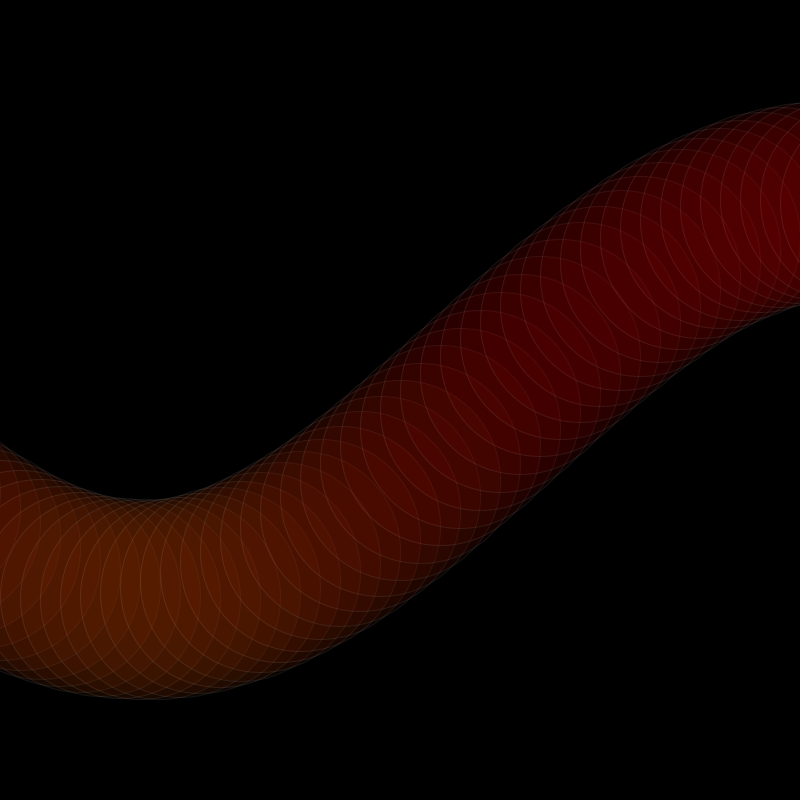
Frame 1 (no input)
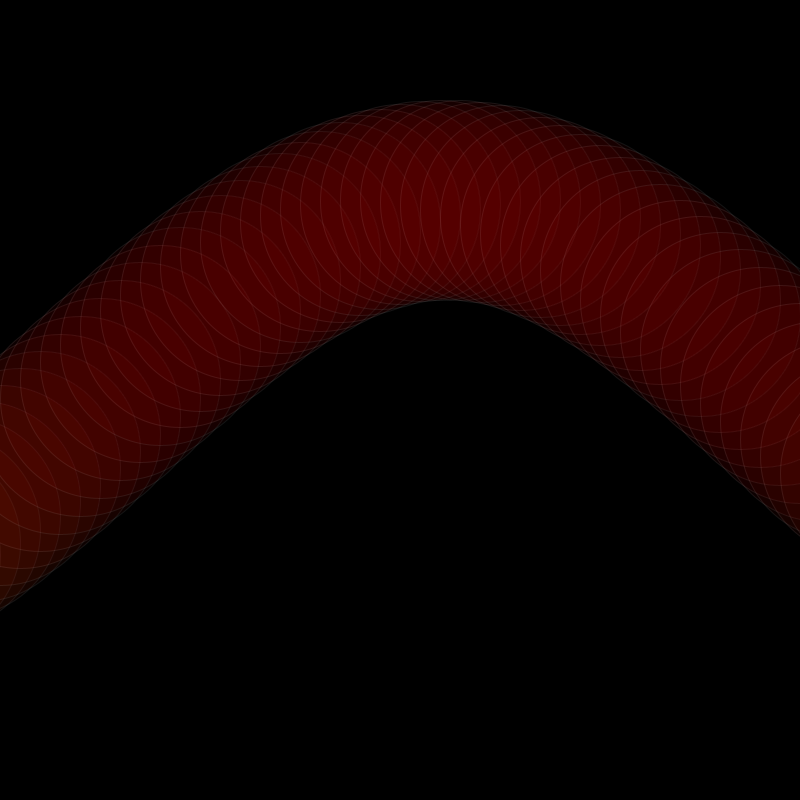
Frame 60 (the mouse pressed at the canvas centre just before this capture)
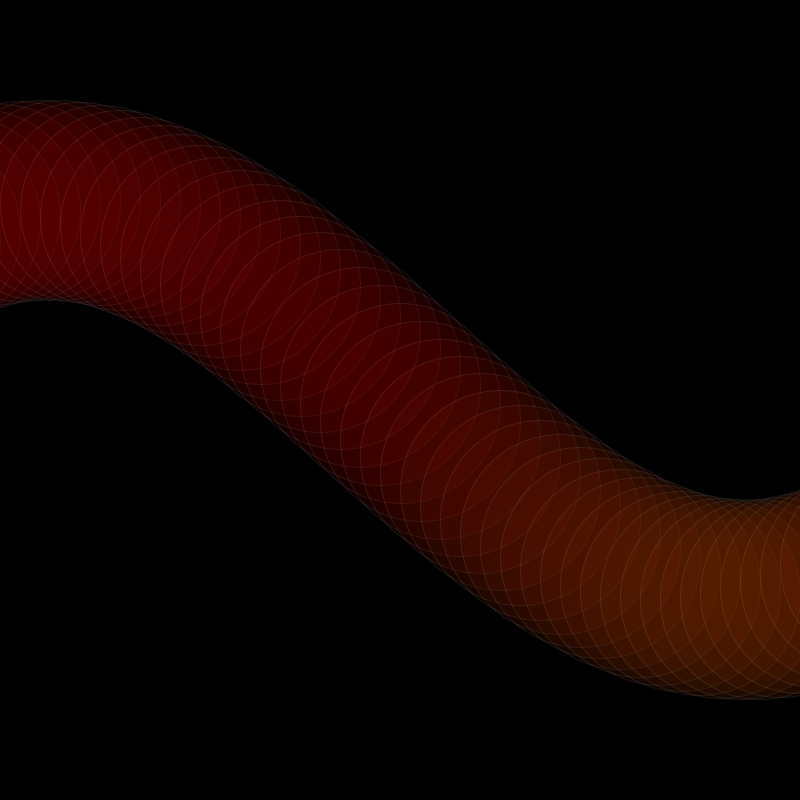
Frame 120 (the mouse held since frame 60 and released just before this capture)

The Processing sketch that drew these frames (run headless with seeded random() and noise(); from frame 60 on, the mouse is pressed at the canvas centre):

// Processing sketch: code_07_23
// ── code_07_23.pde
float angulo = 0.0;
float radio = 200.0;

void setup(){
  size(800,800);   
}

void draw(){
  background(0);
  angulo +=0.03;

  float a = angulo;
  for(int i=-10; i < 45; i++){
    float y = sin(a) * height/4;
    stroke(255, 20);
    fill(150, y/4, a/4, 20);
    ellipse(i*20, y + height/2, radio, radio);
    a +=0.09;
  }
}
